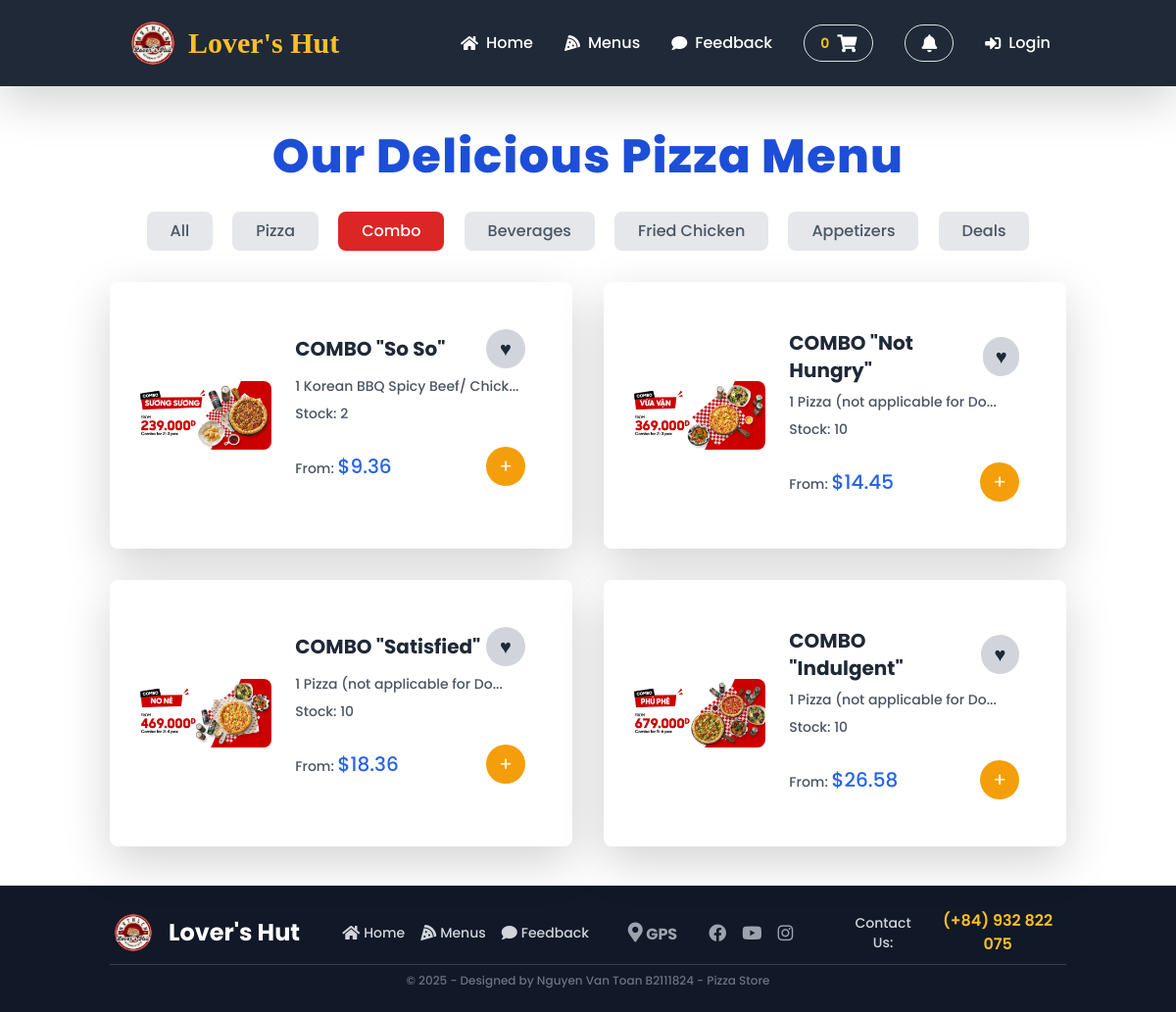
/products&category_id=8, run on the app's committed database.
### tables this page shows
CREATE TABLE `categories` (
  `id` int(11) NOT NULL,
  `name` varchar(100) NOT NULL,
  `created_at` timestamp NOT NULL DEFAULT current_timestamp()
);

CREATE TABLE `products` (
  `id` int(11) NOT NULL,
  `name` varchar(100) NOT NULL,
  `description` text DEFAULT NULL,
  `category_id` int(11) DEFAULT NULL,
  `price` decimal(10,2) NOT NULL,
  `stock_quantity` int(11) NOT NULL DEFAULT 1,
  `created_at` timestamp NOT NULL DEFAULT current_timestamp(),
  `note` varchar(255) DEFAULT NULL,
  `discount` decimal(10,2) DEFAULT NULL,
  `discount_end_time` timestamp NULL DEFAULT NULL,
  `image` varchar(255) DEFAULT NULL
);

### app/controllers/ProductController.php (called while the page is built, shortened)
<?php
require_once dirname(__DIR__) . '/models/Product.php';
class ProductController
{
  private $productModel;
  public function __construct($conn)
  {
    $this->productModel = new Product($conn);
  }
  public function listProducts($category_id = null)
  {
    if ($category_id) {
      return $this->productModel->getProductsByCategory($category_id);
    } else {
      return $this->productModel->getAllProducts();
    }
  }
  public function getCategories()
  {
    return $this->productModel->getCategories();
  }
}

### app/models/Product.php (called while the page is built, shortened)
<?php
class Product
{
    private $conn;
    private $table = 'products';
    public function __construct($db)
    {
        $this->conn = $db;
    }
    public function getCategories()
    {
        $query = "SELECT id, name FROM categories WHERE id not in (1, 2, 3) ORDER BY id DESC";
        $stmt = $this->conn->prepare($query);
        $stmt->execute();
        return $stmt->fetchAll(PDO::FETCH_ASSOC);
    }
    public function getProductsByCategory($category_id)
    {
        $query = "SELECT id FROM categories WHERE name = 'Pizza'";
        $stmt = $this->conn->prepare($query);
        $stmt->execute();
        $pizzaCategory = $stmt->fetch(PDO::FETCH_ASSOC);
        if ($pizzaCategory && $category_id == $pizzaCategory['id']) {
            $query = "SELECT * FROM " . $this->table . " WHERE category_id IN (1, 2, 3)";
            $stmt = $this->conn->prepare($query);
        } else {
            $query = "SELECT * FROM " . $this->table . " WHERE category_id = :category_id";
            $stmt = $this->conn->prepare($query);
            $stmt->bindParam(':category_id', $category_id, PDO::PARAM_INT);
        }
        $stmt->execute();
        return $stmt->fetchAll(PDO::FETCH_ASSOC);
    }
}

### app/views/pages/products.php (the view, shortened to what this page needs)
<?php
$user_id = $_SESSION['user_id'] ?? null;
$categories = $productController->getCategories();
$category_id = isset($_GET['category_id']) && is_numeric($_GET['category_id']) ? intval($_GET['category_id']) : null;
if (isset($_GET['favorite']) && $user_id) {
    $products = $productController->getFavoriteProductList($user_id);
} else {
    $products = $productController->listProducts($category_id);
}
$favoriteProductIds = [];
?>
<h1 class="text-center mt-12 text-5xl font-extrabold text-blue-700 tracking-wide">Our Delicious Pizza Menu</h1><br />
<div class="text-center mb-6">
    <a href="/products" class="inline-block px-4 py-2 rounded-lg <?= (!$category_id && !isset($_GET['favorite'])) ? 'bg-red-600 text-white' : 'bg-gray-200 text-gray-600' ?> m-2 hover:bg-red-700 transition duration-300">
        All
    </a>
    <?php foreach ($categories as $category): ?>
        <a href="/products&category_id=<?= $category['id'] ?>"
            class="inline-block px-4 py-2 rounded-lg <?= ($category_id == $category['id']) ? 'bg-red-600 text-white' : 'bg-gray-200 text-gray-600' ?> m-2 hover:bg-red-700 transition duration-300">
            <?= htmlspecialchars($category['name']) ?>
        </a>
    <?php endforeach; ?>
</div>
<div class="container mx-auto px-4 mb-10">
    <div class="grid grid-cols-1 sm:grid-cols-2 gap-8">
        <?php if (!empty($products)): ?>
            <?php foreach ($products as $product): ?>
                <div class="relative flex bg-white rounded-lg shadow-lg overflow-hidden transition-transform transform hover:scale-105 p-6">
                    <div class="w-1/3 flex items-center justify-center">
                        <a href="#full-img-<?= $product['id'] ?>">
                            <img src="/images/product/<?= htmlspecialchars($product['image']) ?>"
                                class="max-w-full max-h-full object-contain rounded-lg transition duration-500 ease-in-out transform hover:scale-110 cursor-pointer"
                                alt="<?= htmlspecialchars($product['name']) ?>">
                        </a>
                    </div>
                    <div class="flex-1 p-4">
                        <div class="flex justify-between items-center">
                            <h5 class="text-xl font-bold text-gray-800"><?= htmlspecialchars($product['name']) ?></h5>
                            <?php if ($user_id): ?>
                                <?php $isFavorite = in_array($product['id'], $favoriteProductIds); ?>
                                <form method="POST" action="/toggle-favorite">
                                    <input type="hidden" name="csrf_token" value="<?= htmlspecialchars($_SESSION['csrf_token']) ?>">
                                    <input type="hidden" name="product_id" value="<?= htmlspecialchars($product['id']); ?>">
                                    <button type="submit" class="text-xl w-10 h-10 flex items-center justify-center rounded-full transition duration-300
                                    <?= $isFavorite ? 'bg-red-500 text-white hover:bg-red-600' : 'bg-gray-300 text-gray-800 hover:bg-gray-400' ?>">
                                        ♥
                                    </button>
                                </form>
                            <?php else: ?>
                                <button onclick="alert('Please log in to add favorites!'); window.location.href='/login';"
                                    class="text-xl w-10 h-10 flex items-center justify-center rounded-full bg-gray-300 text-gray-800 hover:bg-gray-400 transition duration-300">
                                    ♥
                                </button>
                            <?php endif; ?>
                        </div>
                        <p class="text-sm text-gray-600 mt-2" title="<?php echo htmlspecialchars($product['description']); ?>">
                            <?= strlen($product['description']) > 20 ? htmlspecialchars(substr($product['description'], 0, 30)) . '...' : htmlspecialchars($product['description']); ?>
                        </p>
                        <p class="text-sm text-gray-600 mt-2">Stock: <?= htmlspecialchars($product['stock_quantity']) ?></p>
                        <div class="mt-4 flex justify-between items-center">
                            <div>
                                <?php
                                $currentDateTime = new DateTime();
                                $discountEndTime = new DateTime($product['discount_end_time']);
                                $isDiscountActive = ($product['discount'] > 0 && $discountEndTime >= $currentDateTime);
                                ?>
                                <?php if ($isDiscountActive): ?>
                                    <p class="text-sm text-gray-500 line-through">Original: $<?= htmlspecialchars($product['price']); ?></p>
                                    <p class="text-sm text-gray-600">From: <span class="text-xl text-red-600">$<?= htmlspecialchars($product['discount']); ?></span></p>
                                <?php else: ?>
                                    <p class="text-sm text-gray-600">From: <span class="text-xl text-blue-600">$<?= htmlspecialchars($product['price']); ?></span></p>
                                <?php endif; ?>
                            </div>
                            <form method="POST" action="add" class="add-to-cart-form">
                                <button type="button" class="add-to-cart-button text-xl bg-yellow-500 text-white rounded-full w-10 h-10 flex items-center justify-center hover:bg-yellow-600 transition duration-300" <?= ($product['stock_quantity'] == 0) ? 'disabled' : '' ?>>
                                    +
                                </button>
                            </form>
                        </div>
                    </div>
                </div>
            <?php endforeach; ?>
        <?php else: ?>
            <p class="text-center text-gray-600 text-lg">No products found.</p>
        <?php endif; ?>
    </div>
</div>

### app/views/includes/header.php (shortened to what this page needs)
<!DOCTYPE html>
<html lang="en">
<head>
    <link rel="stylesheet" href="https://cdnjs.cloudflare.com/ajax/libs/font-awesome/5.15.4/css/all.min.css">
    <link href="https://cdn.jsdelivr.net/npm/bootstrap@5.3.3/dist/css/bootstrap.min.css" rel="stylesheet">
    <link href="https://cdn.jsdelivr.net/npm/tailwindcss@2.2.19/dist/tailwind.min.css" rel="stylesheet">
    <link rel="stylesheet" href="css/style.css?v=3.0">
</head>
<body class="min-h-screen flex flex-col font-medium">
</body>
</html>

### app/views/includes/navbar.php (shortened to what this page needs)
<?php
$user_id = $_SESSION['user_id'] ?? null;
$cartItemCount = getCartItemCount($conn, $user_id);
function getCartItemCount($conn, $user_id)
{
  if (!$user_id) return 0;
  $stmt = $conn->prepare("SELECT SUM(quantity) as total FROM cart WHERE user_id = :user_id");
  $stmt->bindParam(':user_id', $user_id, PDO::PARAM_INT);
  $stmt->execute();
  return $stmt->fetch(PDO::FETCH_ASSOC)['total'] ?? 0;
}
?>
<nav class="bg-gray-800 text-white shadow-lg">
  <div class="container mx-auto px-6 lg:px-10 py-3 flex justify-between items-center">
    <div class="flex items-center space-x-2">
      <img src="/images/logo.png" alt="Lover's Hut" class="w-14 h-14 rounded-full">
      <a href="/" class="text-3xl font-bold font-serif text-yellow-400">Lover's Hut</a>
    </div>
    <div class="hidden lg:flex space-x-8 items-center">
      <a href="/home" class="hover:text-yellow-400 transition flex items-center space-x-2">
        <i class="fas fa-home"></i>
        <span>Home</span>
      </a>
      <a href="/products" class="hover:text-yellow-400 transition flex items-center space-x-2">
        <i class="fas fa-pizza-slice"></i>
        <span>Menus</span>
      </a>
      <a href="/feedback" class="hover:text-yellow-400 transition flex items-center space-x-2">
        <i class="fas fa-comment"></i>
        <span>Feedback</span>
      </a>
      <a href="/cart" class="inline-flex items-center space-x-2 border border-gray-300 px-3 py-1 rounded-full hover:text-yellow-400 transition">
        <span class="font-semibold text-sm text-yellow-400">
          <?= $cartItemCount ?>
        </span>
        <i class="fas fa-shopping-cart text-lg"></i>
      </a>
      <div class="relative">
        <button id="notification-button" class="relative flex items-center space-x-2 border px-3 py-1 rounded-full hover:text-yellow-400">
          <i class="fas fa-bell text-lg"></i>
        </button>
      </div>
      <div class="hidden lg:flex items-center space-x-2">
        <?php if (isset($_SESSION['user_name'])): ?>
          <div class="flex items-center space-x-2">
            <i class="fas fa-user"></i><span class="font-semibold"><?= htmlspecialchars($_SESSION['user_name']) ?></span>
            <a href="/account" class="bg-gray-200 hover:bg-gray-300 text-gray-800 text-sm px-3 py-1 rounded-lg">
              Profile
            </a>
            <form method="POST" id="logout-form" onsubmit="return confirm('Are you sure you want to logout?');">
              <button type="submit" name="logout"
                class="bg-red-500 hover:bg-red-600 text-white text-sm px-3 py-1 rounded-lg transition">
                Logout
              </button>
            </form>
          </div>
        <?php else: ?>
          <a href="/login" class="hover:text-yellow-400 transition flex items-center space-x-2">
            <i class="fas fa-sign-in-alt"></i>
            <span>Login</span>
          </a>
        <?php endif; ?>
      </div>
    </div>
</nav>

### public/index.php (shortened to what this page needs)
<?php
require_once '../config/config.php';
require_once '../app/views/includes/header.php';
require_once '../app/views/includes/navbar.php';
require_once '../app/controllers/ProductController.php';
$productController = new ProductController($conn);
$page = isset($_GET['page']) ? $_GET['page'] : 'home';
switch ($page) {
    case 'products':
        include '../app/views/pages/products.php';
        break;
}
require_once '../app/views/includes/footer.php';

### app/views/includes/footer.php (shortened to what this page needs)
<footer class="bg-gray-900 text-white py-4 mt-auto">
  <div class="container mx-auto px-4 lg:px-10">
    <div class="grid grid-cols-1 md:grid-cols-4 gap-4 text-center md:text-left items-center">
      <div class="flex items-center justify-center md:justify-start space-x-3">
        <img src="/images/logo.png" alt="Pizza Store" class="w-12 h-12">
        <a href="/home" class="text-2xl font-bold">Lover's Hut</a>
      </div>
      <div class="flex flex-col items-center">
        <div class="flex space-x-4">
          <?php
          $footerLinks = [
            'home' => ['label' => 'Home', 'icon' => 'fas fa-home'],
            'products' => ['label' => 'Menus', 'icon' => 'fas fa-pizza-slice'],
            'feedback' => ['label' => 'Feedback', 'icon' => 'fas fa-comment']
          ];
          foreach ($footerLinks as $page => $data): ?>
            <a href="/<?= $page ?>" class="flex items-center space-x-1 text-gray-300 hover:text-yellow-400 transition">
              <i class="<?= $data['icon'] ?> text-base"></i>
              <span class="text-sm"><?= $data['label'] ?></span>
            </a>
          <?php endforeach; ?>
        </div>
      </div>
      <div class="flex flex-col items-center">
        <div class="flex space-x-4">
          <a href="https://www.google.com/maps?q=10.2250925,105.563688"
            class="text-gray-400 hover:text-yellow-400 transition mr-4 font-bold">
            <i class="fas fa-map-marker-alt text-xl"></i> GPS
          </a>
          <a href="https://www.facebook.com/loverhut.localhost"
            class="text-gray-400 hover:text-blue-400 transition">
            <i class="fab fa-facebook text-lg"></i>
          </a>
          <a href="https://www.youtube.com/@LoversHut-PizzaStore"
            class="text-gray-400 hover:text-red-500 transition">
            <i class="fab fa-youtube text-lg"></i>
          </a>
          <a href="https://www.instagram.com/loverhut.pizzastore"
            class="text-gray-400 hover:text-red-400 transition">
            <i class="fab fa-instagram text-lg"></i>
          </a>
        </div>
      </div>
      <div class="flex items-center justify-center md:justify-start space-x-2">
        <span class="text-gray-300 text-sm">Contact Us:</span>
        <a href="tel:0932822075" class="text-yellow-400 font-semibold hover:underline">
          (+84) 932 822 075
        </a>
      </div>
    </div>
    <div class="text-center text-gray-500 text-xs mt-2 border-t border-gray-700 pt-2">
      © 2025 - Designed by Nguyen Van Toan B2111824 - Pizza Store
    </div>
  </div>
</footer>
</body>
</html>

### app/views/includes/header.php (style rules this page uses)
body { background-size: cover; font-family: 'Poppins', sans-serif; }

### data on the page
categories: name "Pizza"
categories: name "Combo"
categories: name "Beverages"
categories: name "Fried Chicken"
categories: name "Appetizers"
categories: name "Deals"
products: image (picture), name "COMBO \"So So\"", description "1 Korean BBQ Spicy Beef/ Chick", stock_quantity "2", price "9.36"
products: image (picture), name "COMBO \"Not Hungry\"", description "1 Pizza (not applicable for Do", stock_quantity "10", price "14.45"
products: image (picture), name "COMBO \"Satisfied\"", description "1 Pizza (not applicable for Do", stock_quantity "10", price "18.36"
products: image (picture), name "COMBO \"Indulgent\"", description "1 Pizza (not applicable for Do", stock_quantity "10", price "26.58"

### other printed values
$cartItemCount "0"
$data['label'] "Home"
$data['label'] "Menus"
$data['label'] "Feedback"
